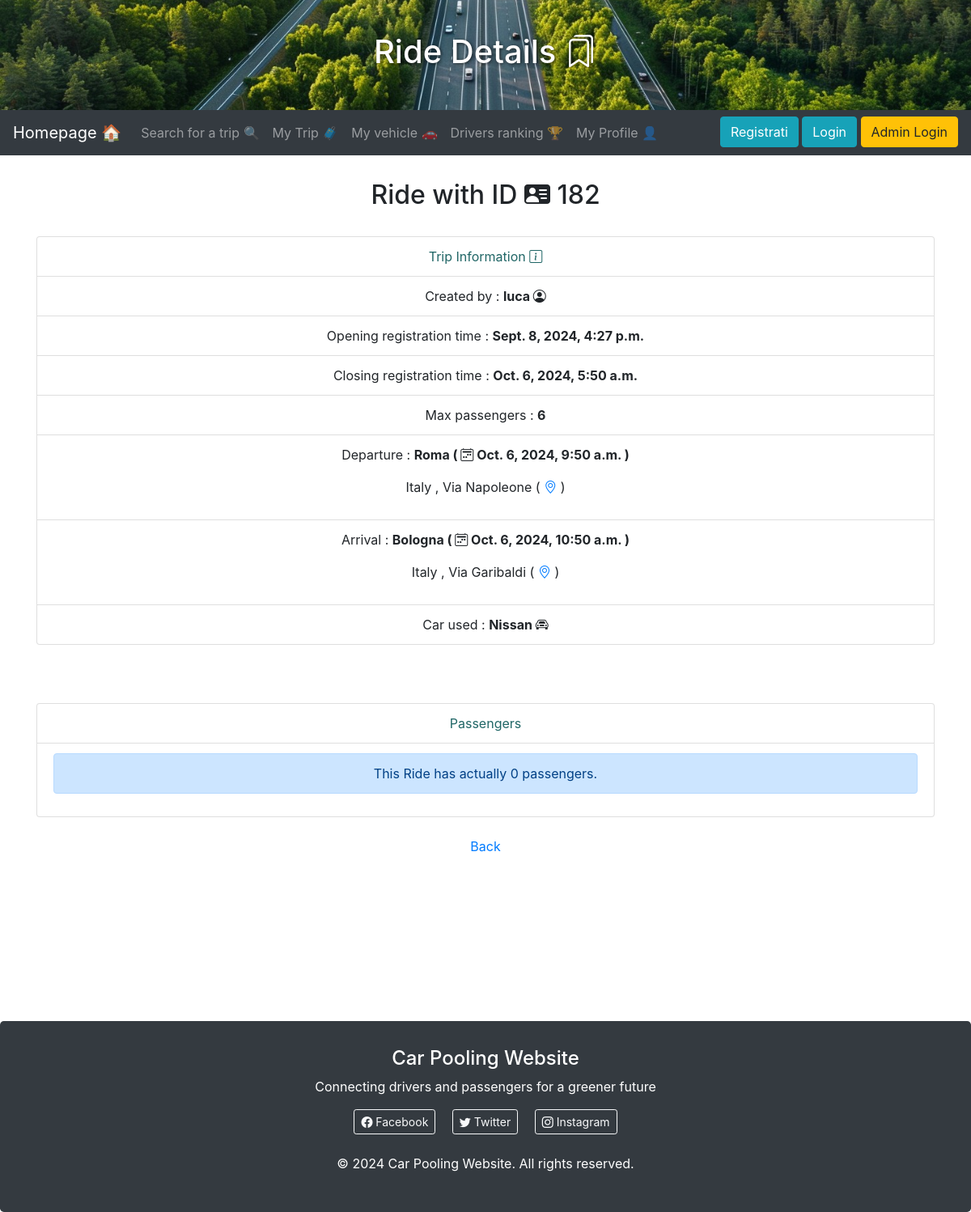
Page /gestione/ridedetail/182/ on the committed database.
### gestione/models.py (models this page shows, shortened)
class Ride(models.Model):
    car = models.ForeignKey(Car , on_delete=models.SET_NULL , default = None ,null=True , related_name="my_rides")
    user = models.ForeignKey(User, on_delete=models.PROTECT,blank=True,null=True,default=None, related_name="my_rides")
    departure_location = models.CharField(max_length=30 , null  = False , default = "NO_LOCATION_D")
    departure_state = models.CharField(max_length=30 , null  = False , default = "NO_STATE_D")
    departure_address = models.CharField(max_length=30 , null  = False , default = "NO_ADDRESS_D")
    arrival_location = models.CharField(max_length=30 , null = False , default = "NO_LOCATION_A")
    arrival_state = models.CharField(max_length=30 , null  = False , default = "NO_STATE_A")
    arrival_address = models.CharField(max_length=30 , null  = False , default = "NO_ADDRESS_A")
    departure_time = models.DateTimeField(null=False , default=timezone.make_aware(timezone.datetime(1970, 1, 1, 0, 0, 0)))
    arrival_time = models.DateTimeField(null=False , default=timezone.make_aware(timezone.datetime(1970, 1, 1, 0, 0, 0)))
    open_registration_time = models.DateTimeField(null = False , default=timezone.make_aware(timezone.datetime(1970, 1, 1, 0, 0, 0)))
    close_registration_time = models.DateTimeField(null = False , default=timezone.make_aware(timezone.datetime(1970, 1, 1, 0, 0, 0)))
    max_passenger = models.IntegerField(default=0 , null = False )
    image = models.ImageField(upload_to='ride_images/', null=True, blank=True)
    def is_finish(self):
        current_time = timezone.now()
        return current_time > self.arrival_time

class Car(models.Model):
    user = models.ForeignKey(User, on_delete=models.SET_NULL,blank=True,null=True , related_name="my_cars")
    model = models.CharField(max_length=50)
    license_plate = models.CharField(max_length=15)
    km = models.IntegerField(default=0)
    last_inspection_date = models.DateField(default=None , null = True , blank=True)
    image = models.ImageField(upload_to='car_images/', null=True, blank=True)
    class Meta:
        verbose_name_plural = "Cars"

### gestione/views.py (the view)
# urls.py: path("ridedetail/<pk>/", DatailRideView.as_view(), name="ridedetail"),
class DatailRideView(GroupRequiredMixin , DetailView):
    title = "Ride detail"
    group_required = ["Passenger" , "Driver"]
    model = Ride
    template_name = "ride_detail.html"
    def dispatch(self, request, *args, **kwargs):
        ride = self.get_object()
        if(ride.is_finish()):
            p = Passenger.objects.filter(user = request.user , ride = ride )
            if ride.user != request.user and len(p) == 0:
                messages.error(request, "You tried to get trip detail of another user. You will be reported to the admin! ⚠️ ")
                return redirect('home')
        return super().dispatch(request, *args, **kwargs)
    def get_context_data(self, **kwargs):
        context = super().get_context_data(**kwargs)
        referrer = self.request.META.get('HTTP_REFERER', '/')
        context['referrer'] = referrer
        return context

### gestione/templates/ride_detail.html (shortened to what this page needs)
{% extends 'basebs.html' %}
{% block header1 %}
    <div class="header-background">
        <h1> Ride Details <i class="bi bi-bookmarks"></i>  </h1>
    </div>
{% endblock %}
{% block content %}
    <h2> Ride with ID   <i class="bi bi-person-vcard-fill"></i> {{object.id}} </h2>
    <br>
    <ul class="list-group">
        <li class="list-group-item disabled" style="color: rgb(32, 102, 102);"  aria-disabled="true">Trip Information <i class="bi bi-info-square"></i></li>
        <li class="list-group-item">  Created by : <b>  {{object.user.username}} <i class="bi bi-person-circle"></i> </b>  </li>
        <li class="list-group-item">  Opening registration time : <b>  {{object.open_registration_time}} </b>  </li>
        <li class="list-group-item">  Closing registration time : <b> {{object.close_registration_time}} </b>  </li>
        <li class="list-group-item">  Max passengers : <b> {{object.max_passenger}} </b>  </li>
        <li class="list-group-item">
            <p> Departure : <b> {{object.departure_location}} ( <i class="bi bi-calendar2-week"></i> {{object.departure_time}} ) </b> </p>
            <p> {{object.departure_state}} , {{object.departure_address}} ( <a href="https://www.google.it/maps/place/{{object.departure_location}}" class="bi bi-geo-alt" target="_blank"></a> )  </p>
        </li>
        <li class="list-group-item">
            <p> Arrival :  <b> {{object.arrival_location}} ( <i class="bi bi-calendar2-week"></i> {{object.arrival_time}} ) </b> </p>
            <p> {{object.arrival_state}} , {{object.arrival_address}} ( <a href="https://www.google.it/maps/place/{{object.arrival_location}}" class="bi bi-geo-alt" target="_blank"></a> )  </p>
        </li>
        <li class="list-group-item"> Car used : <b> {{object.car.model}} <i class="bi bi-car-front"></i> </b> </li>
    </ul>
    <br><br><br>
    <ul class="list-group">
        <li class="list-group-item disabled" style="color: rgb(32, 102, 102);" aria-disabled="true">Passengers </li>
        {% if object.passengers.count == 0 %}
            <li class="list-group-item">
                <div class="alert alert-primary" role="alert">
                    This Ride has actually {{object.passengers.count}} passengers.
                </div>
            </li>
        {% else %}
            {% for passenger in object.passengers.all %}
                <li class="list-group-item"> {{forloop.counter}}.{{ passenger.user.username }} <i class="bi bi-person-circle"></i> </li>
            {% endfor %}
        {% endif %}
    </ul>
    <br>
    <a href="{{ referrer }}">Back</a>
    <br>
{% endblock %}

### templates/basebs.html (style rules this page uses)
.header-background { background-image: url('/static/img/home_background.jpg'); background-size: cover; background-position: center; padding: 40px; color: white; text-shadow: 1px 1px 4px rgba(0, 0, 0, 0.7); width: 100vw; margin-left: calc(-50vw + 50%); }

### rows in the picture
Ride: id "182", user.username "luca", open_registration_time "Sept. 8, 2024, 4:27 p.m.", close_registration_time "Oct. 6, 2024, 5:50 a.m.", max_passenger "6", departure_location "Roma", departure_time "Oct. 6, 2024, 9:50 a.m.", departure_state "Italy", departure_address "Via Napoleone", arrival_location "Bologna", arrival_time "Oct. 6, 2024, 10:50 a.m.", arrival_state "Italy", arrival_address "Via Garibaldi", car.model "Nissan", passengers.count "0"
